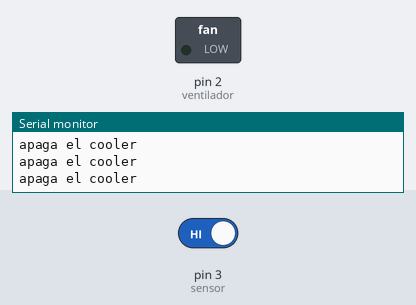
The sketch below on a simulated Arduino Uno, built with avr-gcc and run on an emulated ATmega328P. Parts: switched loads named in the sketch (green lamp = pin HIGH), the last lines printed to the serial monitor. The inputs (shaded band) are chosen by the test bench; at power-on: pin 3 (sensor) HIGH.

Above: at 1.2 s.
1.3 s: pin 3 (sensor) driven LOW
At 2.1 s:
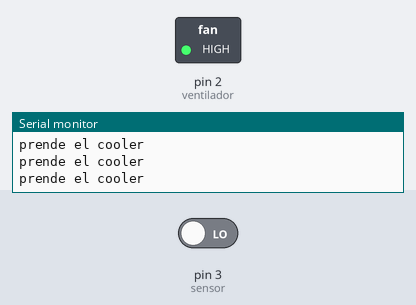
2.9 s: pin 3 (sensor) driven HIGH
At 3.4 s:
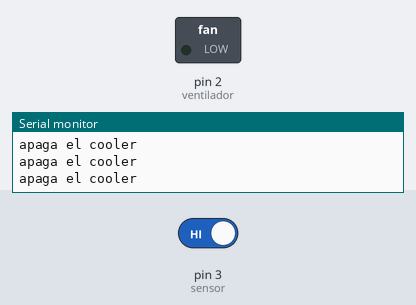
Timing chart, 0 to 5.9 s (numbered marks = the images above; inputs shaded):
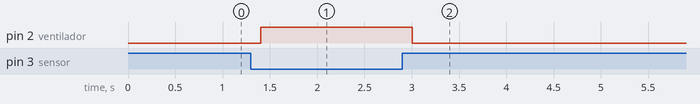

The sketch:

sketch_may31a.ino
```cpp
#include <SoftwareSerial.h>

SoftwareSerial bluetoothSerial(5, 6);  // RX, TX
int ventilador = 2;

//sensor de luz
int sensor = 3;
int Valor_fotocelda = 0;


void setup() {
  Serial.begin(9600);
  bluetoothSerial.begin(9600);  // Establece la velocidad de comunicación para el módulo HC-05
  pinMode(ventilador, OUTPUT); // Configura el pin del ventilador como salida

  //
  pinMode(sensor, INPUT);//Definir el sensor(pin3) como entrada
}

void loop() {

      //sensor de luz
        Valor_fotocelda = digitalRead(sensor);//Leer y almacenar el valor del sensor
        delay(100);
        if(Valor_fotocelda == 0){
          Serial.print("prende el cooler\n");
          digitalWrite(ventilador, HIGH);
        }else{
          Serial.print("apaga el cooler\n");
          digitalWrite(ventilador, LOW);
        }
      //sensor de luz

  // if (bluetoothSerial.available()) {
  //   char data = bluetoothSerial.read();
  //   if (data == '1') { // Compara con un carácter en lugar de una cadena
  //     digitalWrite(ventilador, HIGH);
  //     Serial.println("ventilador On");
  //   }else if(data == '0') {
  //     digitalWrite(ventilador, LOW);
  //     Serial.println("ventilador Off");
  //   }
  //   Serial.print(data);  // Muestra los datos recibidos desde el módulo HC-05 en el Monitor Serie
  // }

  // // //para enviar datos desde el monitor serial
  // if (Serial.available()){
  //   char data = Serial.read();
  //   bluetoothSerial.print(data);  // Envía los datos desde el Monitor Serie al módulo HC-05
  // }
}
```

Measured:
- after the input at 1.3 s, pin 2 (ventilador): LOW → HIGH after 0.10 s
- after the input at 2.9 s, pin 2 (ventilador): HIGH → LOW after 0.10 s
